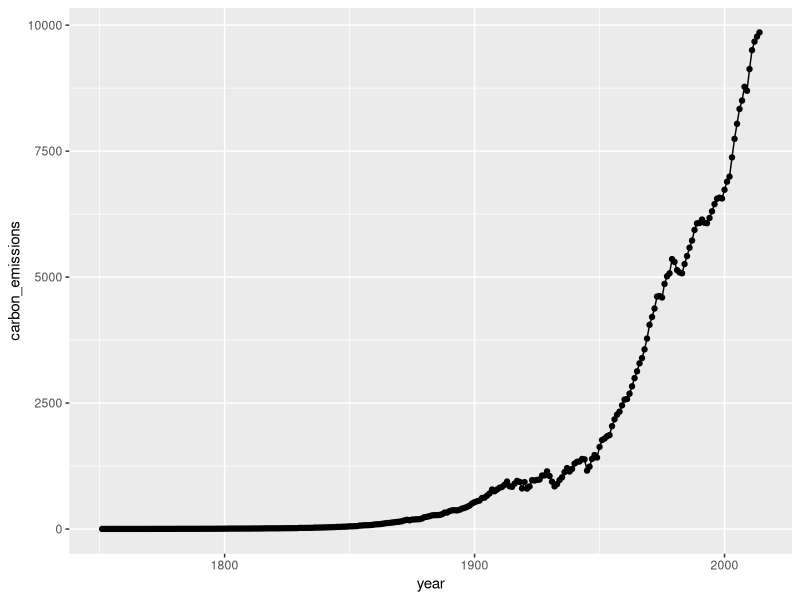

Here is the R script that generated this plot:
library(tidyverse)
library(dslabs)
data(temp_carbon)
data(greenhouse_gases)
data(historic_co2)


# How many times larger were carbon emissions in the last year relative to the
#  first year?

# last year 
last_year_emission <- temp_carbon |> filter(!is.na(carbon_emissions)) |>
  pull(year) |> max()
index_last_year <- which(temp_carbon$year == last_year_emission)

# first year
first_year_emission <- temp_carbon |> filter(!is.na(carbon_emissions)) |>
  pull(year) |> min()
index_first_year <- which(temp_carbon$year == first_year_emission)

# ratio
ratio <- temp_carbon$carbon_emissions[index_last_year]/temp_carbon$carbon_emissions[index_first_year]


# How many degrees Celsius has temperature increased over the date range?
# Compare the temperatures in the most recent year versus the oldest year.

# Last year
last_year_temp <- temp_carbon |> filter(!is.na(temp_anomaly)) |>
  pull(year) |> max()
index_last_year_temp <-  which(temp_carbon$year == last_year_temp) 

print(paste("The temp anomaly in",temp_carbon$year[index_last_year_temp], 
            "was of", temp_carbon$temp_anomaly[index_last_year_temp]))

# first year
first_year_temp <- temp_carbon |> filter(!is.na(temp_anomaly)) |>
  pull(year) |> min()
index_first_year_temp <-  which(temp_carbon$year == first_year_temp)

print(paste("The temp anomaly in",temp_carbon$year[index_first_year_temp], 
            "was of", temp_carbon$temp_anomaly[index_first_year_temp]))


# Make a time series line plot of carbon emissions (carbon_emissions)
#  from the temp_carbon dataset. The y-axis is metric tons of carbon
#  emitted per year.

temp_carbon |> filter(!is.na(carbon_emissions)) |>
  ggplot(aes(x = year, y = carbon_emissions)) +
  geom_point() +
  geom_line()

# Make a line plot of co2 concentration over time (year), coloring by
#  the measurement source (source). Save this plot as co2_time for later use.

co2_time <- historic_co2 |> filter(!is.na(co2)) |>
  ggplot(aes(x = year, y = co2, color = source )) +
  geom_line()
